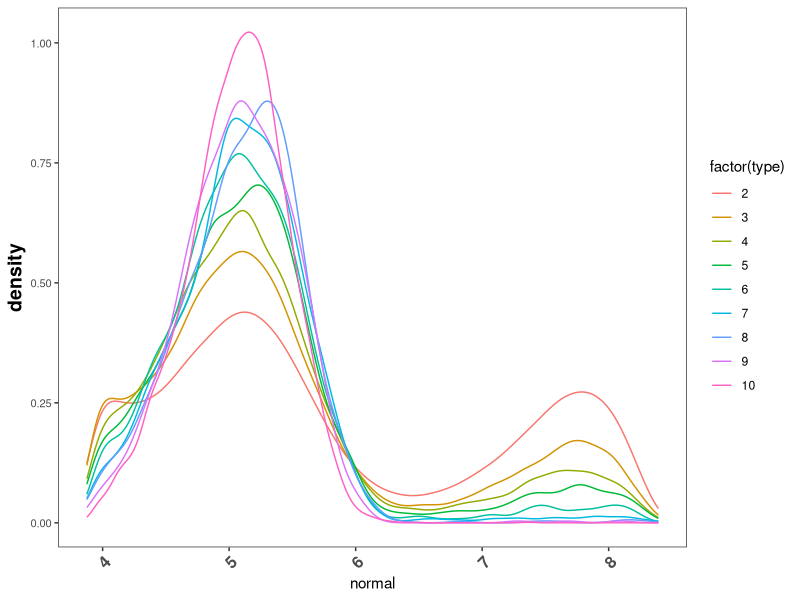

Recreate this plot in R.
library(ggplot2)
mydat <- read.table("pet.txt",header=F)
names(mydat) <- c("type","count")
mydat$normal <- log10(mydat$count)
pdf("dis.pdf")
ggplot(mydat,aes(x=normal,group=type,colour=factor(type)))+geom_line(stat = 'density')+theme_bw()+theme(axis.title.y=element_text(size=14,face="bold"),axis.text.x=element_text(size=12,face="bold",vjust=1, hjust=1,angle=45),axis.text.y=element_text(size=8),panel.grid.major = element_blank(),panel.grid.minor = element_blank())
dev.off()


